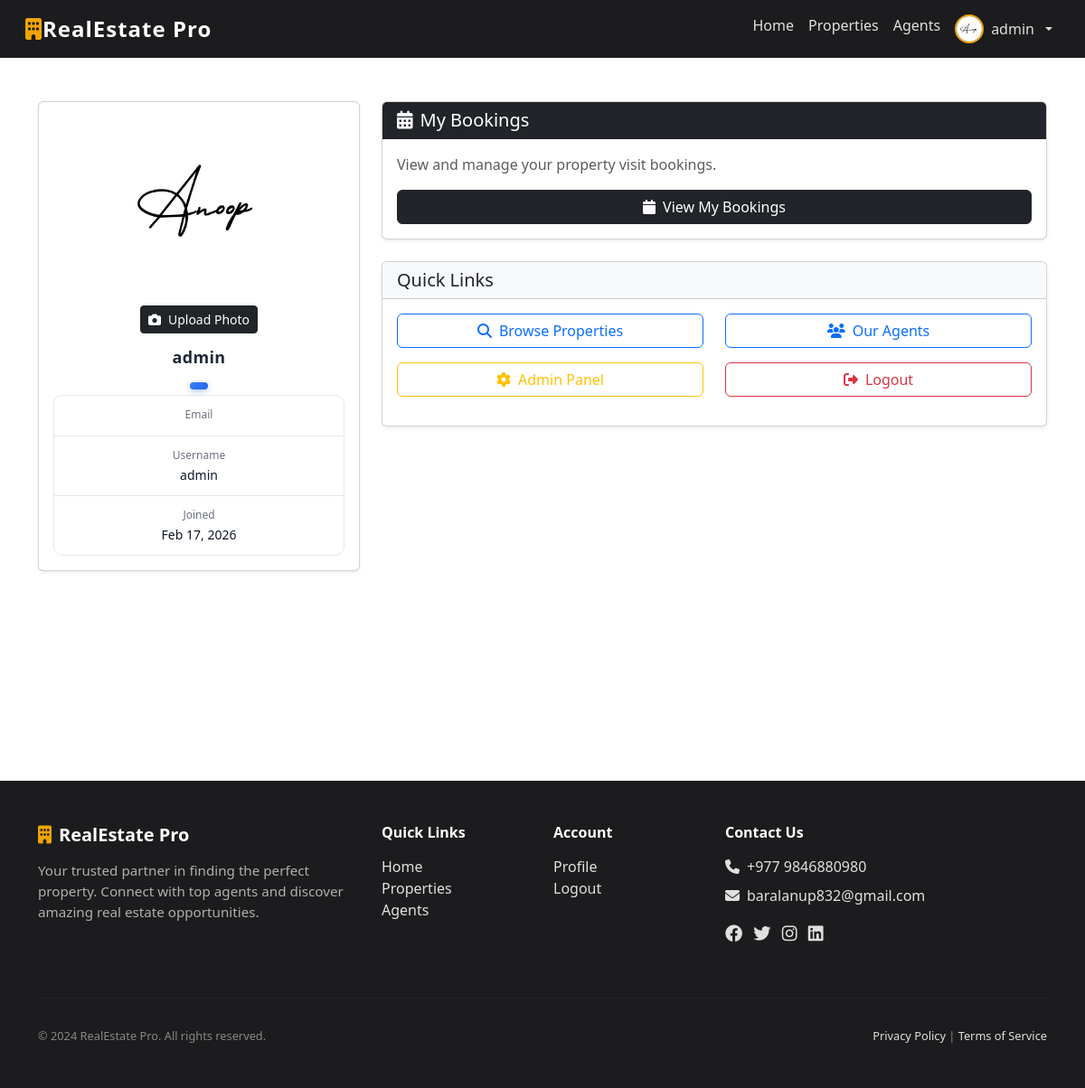
/users/profile/ (signed in), run on the app's committed database.
### users/models.py (models this page shows, shortened)
class User(AbstractUser):
    ROLE_CHOICES = (
        ('admin', 'Admin'),
        ('agent', 'Agent'),
        ('buyer', 'Buyer'),
    )
    role = models.CharField(max_length=10, choices=ROLE_CHOICES)
    profile_photo = models.ImageField(upload_to='profile_photos/', null=True, blank=True, help_text="Upload your profile photo")

### users/views.py (the view)
# urls.py: path('profile/', views.profile, name='profile'),
@login_required
def profile(request):
    context = {
        'user': request.user,
        'is_agent': hasattr(request.user, 'agent')
    }
    if request.user.role == 'agent' and hasattr(request.user, 'agent'):
        agent = request.user.agent
        context['agent'] = agent
        context['properties'] = agent.properties.all()
    elif request.user.role == 'buyer':
        context['bookings'] = request.user.bookings.all()
    return render(request, 'users/profile.html', context)

### templates/users/profile.html (shortened to what this page needs)
{% extends 'base/base.html' %}
{% load static %}
{% block content %}
<div class="container py-5">
    <div class="row">
        <div class="col-lg-4 mb-4">
            <div class="card shadow-sm text-center">
                <div class="card-body">
                    <div class="profile-img-container mb-3">
                        {% if user.profile_photo %}
                            <img src="{{ user.profile_photo.url }}" alt="{{ user.get_full_name }}" class="rounded-circle img-fluid">
                        {% else %}
                            <div class="rounded-circle bg-primary d-inline-flex align-items-center justify-content-center" style="width:100px; height:100px;">
                                <i class="fas fa-user text-white" style="font-size:50px;"></i>
                            </div>
                        {% endif %}
                    </div>
                    <a href="{% url 'edit_profile_photo' %}" class="btn btn-sm btn-dark mb-3" title="Upload Profile Photo">
                        <i class="fas fa-camera me-2"></i>Upload Photo
                    </a>
                    <h5 style="margin: 0; font-weight: 700; font-size: 18px; color: #1f2937; letter-spacing: 0.3px;">{{ user.get_full_name|default:user.username }}</h5>
                    <p style="
                        margin-top: 6px;
                        margin-bottom: 0;">
                        <span style="
                            display: inline-block;
                            padding: 4px 10px;
                            font-size: 12px;
                            font-weight: 600;
                            color: #ffffff;
                            background: linear-gradient(135deg, #3b82f6, #2563eb);
                            border-radius: 999px;
                            letter-spacing: 0.4px;
                            box-shadow: 0 2px 6px rgba(37, 99, 235, 0.35);
                        ">
                        </span>
                     </p>
                    <div style="
    border: 1px solid #e5e7eb;
    border-radius: 10px;
    overflow: hidden;
    background-color: #ffffff;
">
    <div style="
        padding: 12px 14px;
        border-bottom: 1px solid #e5e7eb;
    ">
        <small style="
            display: block;
            font-size: 12px;
            font-weight: 500;
            color: #6b7280;
            margin-bottom: 2px;
        ">
            Email
        </small>
    </div>
    <div style="
        padding: 12px 14px;
        border-bottom: 1px solid #e5e7eb;
    ">
        <small style="
            display: block;
            font-size: 12px;
            font-weight: 500;
            color: #6b7280;
            margin-bottom: 2px;
        ">
            Username
        </small>
        <p style="
            margin: 0;
            font-size: 14px;
            font-weight: 500;
            color: #111827;
        ">
            {{ user.username }}
        </p>
    </div>
    <div style="
        padding: 12px 14px;
    ">
        <small style="
            display: block;
            font-size: 12px;
            font-weight: 500;
            color: #6b7280;
            margin-bottom: 2px;
        ">
            Joined
        </small>
        <p style="
            margin: 0;
            font-size: 14px;
            font-weight: 500;
            color: #111827;
        ">
            {{ user.date_joined|date:"M d, Y" }}
        </p>
    </div>
</div>
                </div>
            </div>
        </div>
        <div class="col-lg-8">
            {% if is_agent and agent %}
                <div class="card shadow-sm mb-4">
                    <div class="card-header bg-dark text-white">
                        <h5 class="mb-0"><i class="fas fa-home me-2"></i>My Properties</h5>
                    </div>
                    <div class="card-body">
                        {% if properties %}
                            <div class="table-responsive">
                                <table class="table table-hover">
                                    <thead class="table-light">
                                        <tr>
                                            <th>Title</th>
                                            <th>Price</th>
                                            <th>Status</th>
                                            <th>Action</th>
                                        </tr>
                                    </thead>
                                    <tbody>
                                        {% for property in properties|slice:":5" %}
                                        <tr>
                                            <td>{{ property.title|truncatewords:5 }}</td>
                                            <td>${{ property.price|floatformat:0 }}</td>
                                            <td>
                                                <span class="badge" style="background-color: {% if property.status == 'sale' %}#28a745{% elif property.status == 'rent' %}#007bff{% else %}#6c757d{% endif %};">
                                                    {{ property.get_status_display }}
                                                </span>
                                            </td>
                                            <td>
                                                <a href="{% url 'property_detail' property.pk %}" class="btn btn-sm btn-outline-primary">View</a>
                                            </td>
                                        </tr>
                                        {% endfor %}
                                    </tbody>
                                </table>
                            </div>
                            <a href="{% url 'admin:properties_property_changelist' %}" class="btn btn-primary w-100 mt-3">
                                <i class="fas fa-plus me-2"></i>Manage All Properties
                            </a>
                        {% else %}
                            <p class="text-muted text-center py-3">You haven't added any properties yet.</p>
                            <a href="{% url 'admin:properties_property_add' %}" class="btn btn-primary w-100">
                                <i class="fas fa-plus me-2"></i>Add First Property
                            </a>
                        {% endif %}
                    </div>
                </div>
                <div class="card shadow-sm mb-4">
                    <div class="card-header bg-success text-white">
                        <h5 class="mb-0"><i class="fas fa-calendar-alt me-2"></i>Recent Bookings</h5>
                    </div>
                    <div class="card-body">
                        <a href="{% url 'agent_bookings' %}" class="btn btn-success w-100">
                            <i class="fas fa-calendar me-2"></i>View All Bookings
                        </a>
                    </div>
                </div>
            {% else %}
                <div class="card shadow-sm mb-4">
                    <div class="card-header bg-dark text-white">
                        <h5 class="mb-0"><i class="fas fa-calendar-alt me-2"></i>My Bookings</h5>
                    </div>
                    <div class="card-body">
                        <p class="text-muted mb-3">View and manage your property visit bookings.</p>
                        <a href="{% url 'my_bookings' %}" class="btn btn-dark w-100">
                            <i class="fas fa-calendar me-2"></i>View My Bookings
                        </a>
                    </div>
                </div>
            {% endif %}
            <div class="card shadow-sm mt-4">
                <div class="card-header bg-light">
                    <h5 class="mb-0">Quick Links</h5>
                </div>
                <div class="card-body">
                    <div class="row">
                        <div class="col-md-6 mb-3">
                            <a href="{% url 'property_list' %}" class="btn btn-outline-primary w-100"><i class="fas fa-search me-2"></i>Browse Properties</a>
                        </div>
                        <div class="col-md-6 mb-3">
                            <a href="{% url 'agents_list' %}" class="btn btn-outline-primary w-100"><i class="fas fa-users me-2"></i>Our Agents</a>
                        </div>
                        {% if user.is_staff %}
                        <div class="col-md-6 mb-3">
                            <a href="{% url 'admin:index' %}" class="btn btn-outline-warning w-100"><i class="fas fa-cog me-2"></i>Admin Panel</a>
                        </div>
                        {% endif %}
                        <div class="col-md-6 mb-3">
                            <a href="{% url 'logout' %}" class="btn btn-outline-danger w-100"><i class="fas fa-sign-out-alt me-2"></i>Logout</a>
                        </div>
                    </div>
                </div>
            </div>
        </div>
    </div>
</div>
{% endblock %}

### templates/base/navbar.html (shortened to what this page needs)
<nav class="navbar navbar-expand-lg navbar-custom sticky-top">
    <div class="container-fluid">
        <a class="navbar-brand" href="{% url 'home' %}">
            <i class="fas fa-building"></i>RealEstate Pro
        </a>
        <div class="collapse navbar-collapse" id="navbarNav">
            <ul class="navbar-nav ms-auto">
                <li class="nav-item">
                    <a class="nav-link" href="{% url 'home' %}">Home</a>
                </li>
                <li class="nav-item">
                    <a class="nav-link" href="{% url 'property_list' %}">Properties</a>
                </li>
                <li class="nav-item">
                    <a class="nav-link" href="{% url 'agents_list' %}">Agents</a>
                </li>
                {% if user.is_authenticated %}
                    <li class="nav-item dropdown">
                        <a class="nav-link dropdown-toggle d-flex align-items-center" href="#" id="navbarDropdown" role="button" data-bs-toggle="dropdown" style="gap: 0.5rem;">
                            {% if user.profile_photo %}
                                <img src="{{ user.profile_photo.url }}" alt="{{ user.username }}" class="rounded-circle" style="width: 32px; height: 32px; object-fit: cover; border: 2px solid #f0a500;">
                            {% else %}
                                <i class="fas fa-user-circle"></i>
                            {% endif %}
                            <span class="d-none d-sm-inline">{{ user.username }}</span>
                        </a>
                    </li>
                {% endif %}
            </ul>
        </div>
    </div>
</nav>

### templates/base/base.html (style rules this page uses)
.navbar-custom { background-color: #1c1c1e; font-family: 'Segoe UI', sans-serif; padding: 0.5rem 1rem; }
.navbar-custom .navbar-brand { color: #0e0202; font-size: 1.5rem; font-weight: bold; letter-spacing: 1px; }
.navbar-custom .navbar-brand i { color: #f0a500; }
.navbar-custom .nav-link { color: #181616; padding: 0.5rem 1rem; transition: color 0.3s; }

### templates/base/navbar.html (style rules this page uses)
.navbar-custom { background-color: #1c1c1e; font-family: 'Segoe UI', Tahoma, Geneva, Verdana, sans-serif; padding: 0.5rem 1rem; }
.navbar-custom .navbar-brand { color: #ffffff; font-size: 1.5rem; font-weight: bold; letter-spacing: 1px; }
.navbar-custom .navbar-brand i { color: #f0a500; }
.navbar-custom .nav-link { color: #e0e0e0; padding: 0.5rem 1rem; transition: color 0.3s; }

### data on the page
User: profile_photo (picture), username "admin", get_full_name "admin", date_joined "Feb 17, 2026"
